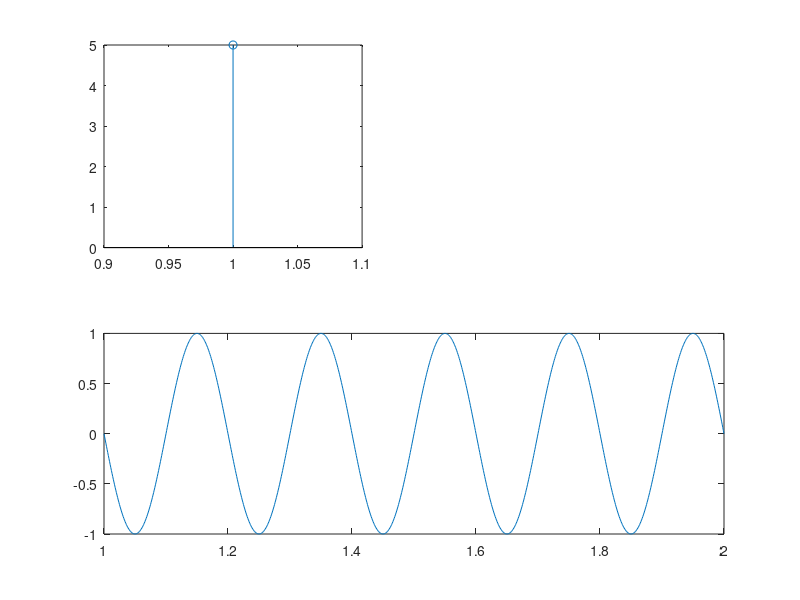

MATLAB code to generate this figure:
clc;
clear all;
close all;
x=input('enter input value');
f=input('enter input frequency');
a=length(x);
subplot(2,2,1);
z=1:a;
stem(z,x);
for i=1:a
    t=i:0.001:i+1;
    if(x(i)==1)
        y=sin(2*pi*f*t);
        hold on;
        subplot(2,1,2)
        plot(t,y);
        
    else
        y=-1*sin((2*pi*f*t));
        hold on;
        subplot(2,1,2);
        plot(t,y);
        
    end
    
end